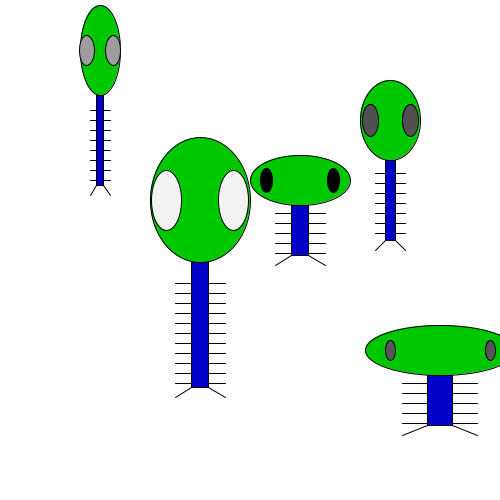
Frame 1 (no input)
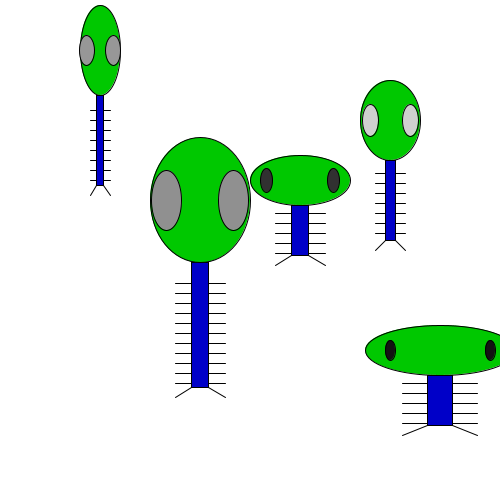
Frame 60 (the mouse pressed at the canvas centre just before this capture)
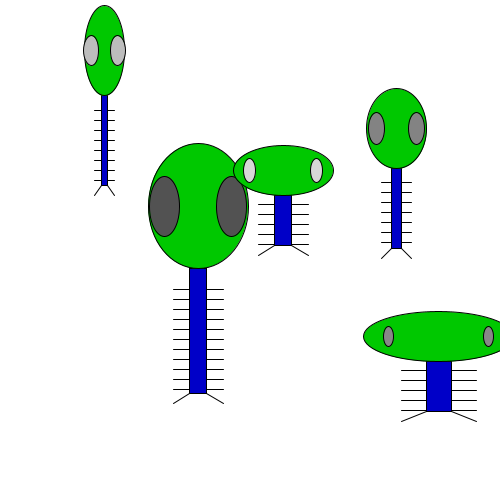
Frame 120 (the mouse held since frame 60 and released just before this capture)

The Processing sketch that drew these frames (run headless with seeded random() and noise(); from frame 60 on, the mouse is pressed at the canvas centre):

// Processing sketch: processing_12202
// ── processing_12202.pde

Zoog zoogA;
Zoog zoogB;
Zoog zoogC;
Zoog zoogD;
Zoog zoogE;

void setup() {
  size(500,500);
  smooth();
  zoogA = new Zoog(200,325,100,125,30);
  zoogB = new Zoog(390,200,60,80,16);
  zoogC = new Zoog(440,400,150,50,10);
  zoogD = new Zoog(300,230,100,50,12);
  zoogE = new Zoog(100,140,40,90,15);
}

void draw() {
  background(255);
  float factor = constrain(mouseX/5,mouseY/10,2);
  zoogA.jiggle(factor);
  zoogA.display();
  zoogB.jiggle(factor);
  zoogB.display();
  zoogC.jiggle(factor);
  zoogC.display();
  zoogD.jiggle(factor);
  zoogD.display();
  zoogE.jiggle(factor);
  zoogE.display();
}

// Zoog variables
class Zoog {
  float x,y,w,h,eyeSize;
  
  Zoog(float tempX, float tempY, float tempW, float tempH, float tempEyeSize) {
    x = tempX;
    y = tempY;
    w = tempW;
    h = tempH;
    eyeSize = tempEyeSize;
  }
  
  // Zoog jiggles
  void jiggle(float speed) {
    x = x + random(-1, 1)*speed;
    y = y + random(-1, 1)*speed;
    
    x = constrain(x, 0, width);
    y = constrain(y, 0, height);
  }
  
  // Zoog displays
  void display() {
    ellipseMode(CENTER);
    rectMode(CENTER);
    
    for (float i = y - h/3; i < y + h/2; i +=10) {
      stroke(0);
      line(x - w/4, i, x + w/4, i);
    }
    
  // Zoog body
  stroke(0);
  fill(0, 0, 200);
  rect(x,y,w/6,h);
  
  // Zoog head
  stroke(0);
  fill(0, 200, 0);
  ellipse(x,y-h,w,h);
  
  // Zoog eyes
  fill(random(255));
  ellipse(x-w/3, y-h, eyeSize, eyeSize * 2);
  ellipse(x+w/3, y-h, eyeSize, eyeSize * 2);
  
  // Zoog legs
  stroke(0);
  line(x-w/12, y+h/2, x-w/4, y+h/2+10);
  line(x+w/12, y+h/2, x+w/4, y+h/2+10);
  }
}
